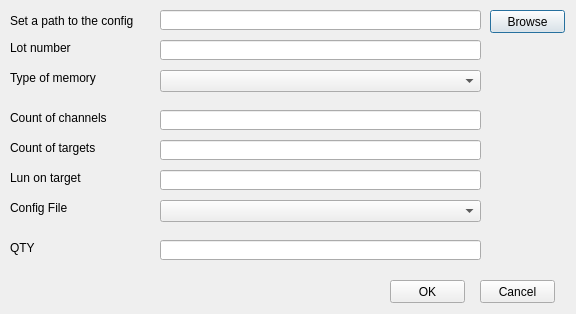
<?xml version="1.0" encoding="UTF-8"?>
<ui version="4.0">
 <class>Dialog</class>
 <widget class="QDialog" name="Dialog">
  <property name="geometry">
   <rect>
    <x>0</x>
    <y>0</y>
    <width>576</width>
    <height>314</height>
   </rect>
  </property>
  <property name="windowTitle">
   <string>Dialog</string>
  </property>
  <widget class="QLineEdit" name="lineConfig">
   <property name="geometry">
    <rect>
     <x>160</x>
     <y>10</y>
     <width>321</width>
     <height>20</height>
    </rect>
   </property>
  </widget>
  <widget class="QLineEdit" name="lineLotNumber">
   <property name="geometry">
    <rect>
     <x>160</x>
     <y>40</y>
     <width>321</width>
     <height>20</height>
    </rect>
   </property>
  </widget>
  <widget class="QLineEdit" name="lineCountChannels">
   <property name="geometry">
    <rect>
     <x>160</x>
     <y>110</y>
     <width>321</width>
     <height>20</height>
    </rect>
   </property>
  </widget>
  <widget class="QLineEdit" name="lineCountTargets">
   <property name="geometry">
    <rect>
     <x>160</x>
     <y>140</y>
     <width>321</width>
     <height>20</height>
    </rect>
   </property>
  </widget>
  <widget class="QLineEdit" name="lineLunTarget">
   <property name="geometry">
    <rect>
     <x>160</x>
     <y>170</y>
     <width>321</width>
     <height>20</height>
    </rect>
   </property>
  </widget>
  <widget class="QLineEdit" name="lineQty">
   <property name="geometry">
    <rect>
     <x>160</x>
     <y>240</y>
     <width>321</width>
     <height>20</height>
    </rect>
   </property>
  </widget>
  <widget class="QLabel" name="labelPathConfig">
   <property name="geometry">
    <rect>
     <x>10</x>
     <y>10</y>
     <width>131</width>
     <height>21</height>
    </rect>
   </property>
   <property name="text">
    <string>Set a path to the config</string>
   </property>
  </widget>
  <widget class="QLabel" name="labelLot">
   <property name="geometry">
    <rect>
     <x>10</x>
     <y>40</y>
     <width>121</width>
     <height>16</height>
    </rect>
   </property>
   <property name="text">
    <string>Lot number</string>
   </property>
  </widget>
  <widget class="QLabel" name="labelMemory">
   <property name="geometry">
    <rect>
     <x>10</x>
     <y>70</y>
     <width>111</width>
     <height>16</height>
    </rect>
   </property>
   <property name="text">
    <string>Type of memory</string>
   </property>
  </widget>
  <widget class="QLabel" name="labelChannels">
   <property name="geometry">
    <rect>
     <x>10</x>
     <y>110</y>
     <width>101</width>
     <height>16</height>
    </rect>
   </property>
   <property name="text">
    <string>Count of channels</string>
   </property>
  </widget>
  <widget class="QLabel" name="labelTargets">
   <property name="geometry">
    <rect>
     <x>10</x>
     <y>140</y>
     <width>111</width>
     <height>16</height>
    </rect>
   </property>
   <property name="text">
    <string>Count of targets</string>
   </property>
  </widget>
  <widget class="QLabel" name="labelLun">
   <property name="geometry">
    <rect>
     <x>10</x>
     <y>170</y>
     <width>101</width>
     <height>16</height>
    </rect>
   </property>
   <property name="text">
    <string>Lun on target</string>
   </property>
  </widget>
  <widget class="QComboBox" name="comboBoxMemory">
   <property name="geometry">
    <rect>
     <x>160</x>
     <y>70</y>
     <width>321</width>
     <height>22</height>
    </rect>
   </property>
  </widget>
  <widget class="QComboBox" name="comboBoxConfig">
   <property name="geometry">
    <rect>
     <x>160</x>
     <y>200</y>
     <width>321</width>
     <height>22</height>
    </rect>
   </property>
  </widget>
  <widget class="QLabel" name="labelConfig">
   <property name="geometry">
    <rect>
     <x>10</x>
     <y>200</y>
     <width>121</width>
     <height>16</height>
    </rect>
   </property>
   <property name="text">
    <string>Config File</string>
   </property>
  </widget>
  <widget class="QLabel" name="labelQty">
   <property name="geometry">
    <rect>
     <x>10</x>
     <y>240</y>
     <width>121</width>
     <height>16</height>
    </rect>
   </property>
   <property name="text">
    <string>QTY</string>
   </property>
  </widget>
  <widget class="QPushButton" name="pushButtonBrowse">
   <property name="geometry">
    <rect>
     <x>490</x>
     <y>10</y>
     <width>75</width>
     <height>23</height>
    </rect>
   </property>
   <property name="text">
    <string>Browse</string>
   </property>
  </widget>
  <widget class="QPushButton" name="pushButtonOk">
   <property name="geometry">
    <rect>
     <x>390</x>
     <y>280</y>
     <width>75</width>
     <height>23</height>
    </rect>
   </property>
   <property name="text">
    <string>OK</string>
   </property>
  </widget>
  <widget class="QPushButton" name="pushButtonCancel">
   <property name="geometry">
    <rect>
     <x>480</x>
     <y>280</y>
     <width>75</width>
     <height>23</height>
    </rect>
   </property>
   <property name="text">
    <string>Cancel</string>
   </property>
  </widget>
 </widget>
 <resources/>
 <connections/>
</ui>
